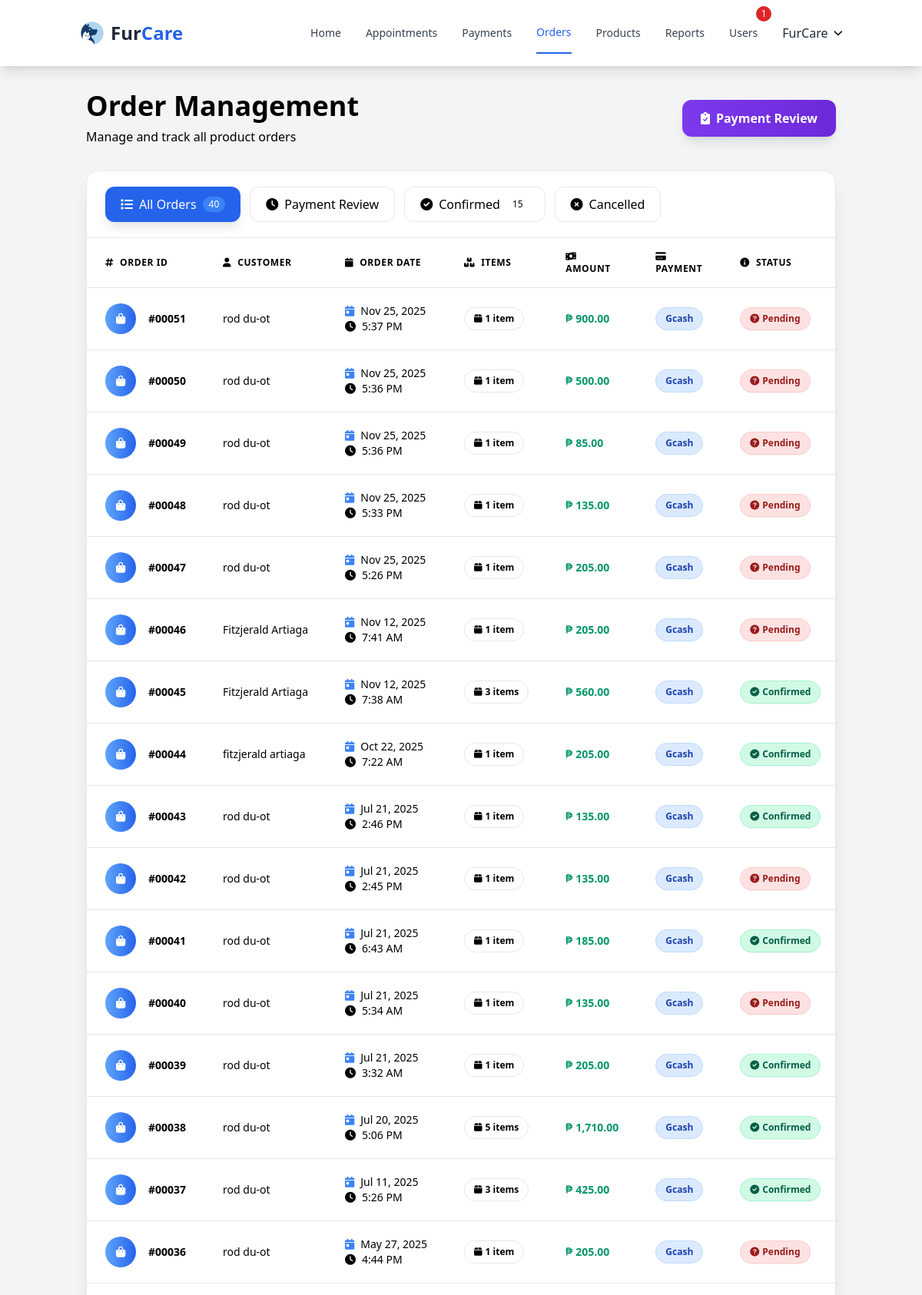
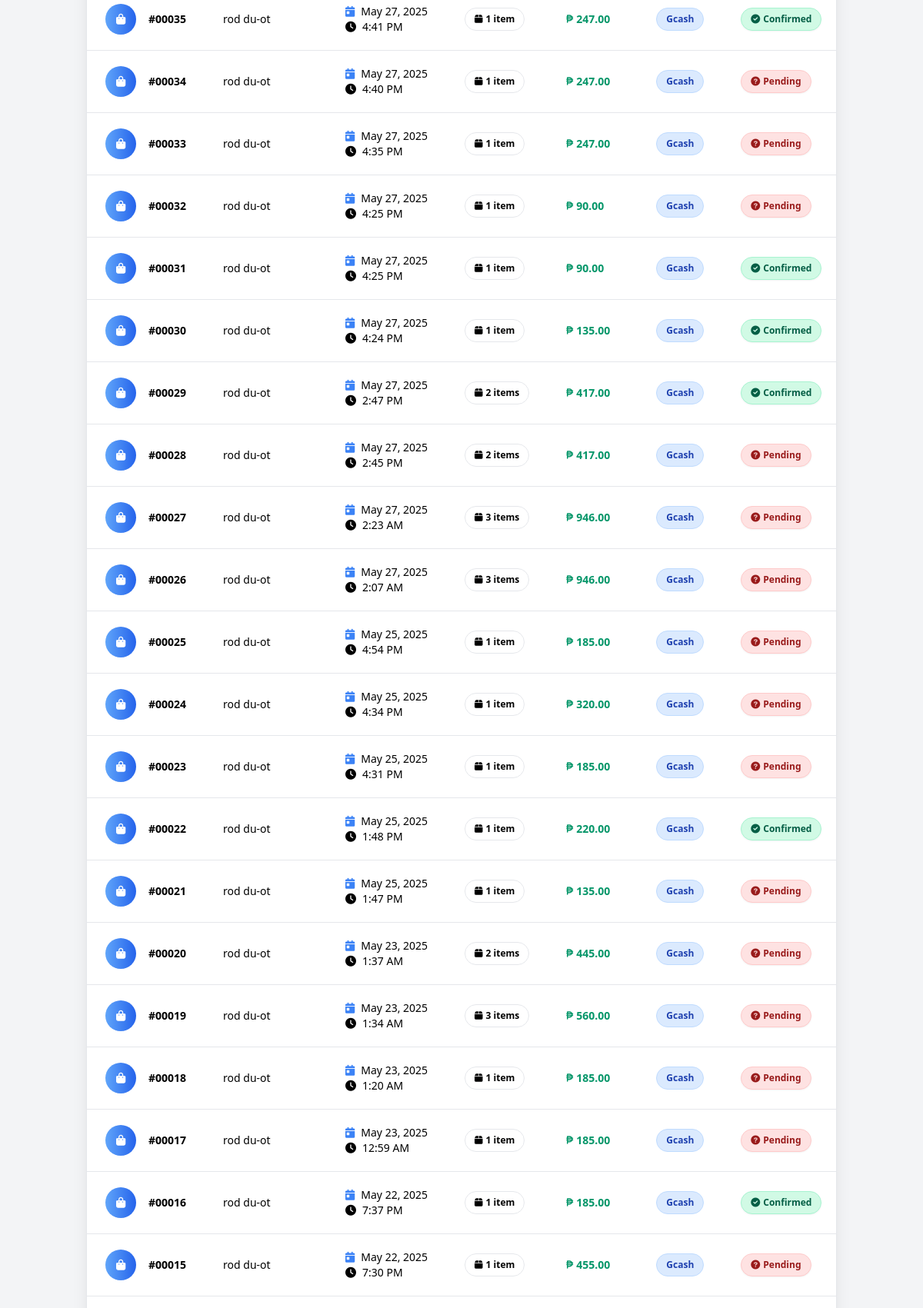
Screenshot of /admin/orders.php (signed in, upper part) with the database file from the repository (2 pictures, top to bottom).
### tables this page shows
CREATE TABLE `users` (
  `id` int(11) NOT NULL,
  `first_name` varchar(50) NOT NULL,
  `last_name` varchar(50) NOT NULL,
  `email` varchar(100) NOT NULL,
  `password` varchar(255) NOT NULL,
  `phone` varchar(20) DEFAULT NULL,
  `address` text DEFAULT NULL,
  `is_admin` tinyint(1) DEFAULT 0,
  `is_verified` tinyint(1) DEFAULT 0,
  `is_approved` tinyint(1) NOT NULL DEFAULT 0,
  `verification_code` varchar(100) DEFAULT NULL,
  `reset_token` varchar(100) DEFAULT NULL,
  `reset_token_expires` datetime DEFAULT NULL,
  `created_at` timestamp NOT NULL DEFAULT current_timestamp(),
  `updated_at` timestamp NOT NULL DEFAULT current_timestamp() ON UPDATE current_timestamp(),
  `remember_token` varchar(100) DEFAULT NULL,
  `remember_token_expires` datetime DEFAULT NULL
);

CREATE TABLE `orders` (
  `id` int(11) NOT NULL,
  `user_id` int(11) NOT NULL,
  `order_date` timestamp NOT NULL DEFAULT current_timestamp(),
  `total_amount` decimal(10,2) NOT NULL,
  `payment_method` varchar(50) DEFAULT NULL,
  `shipping_address` text DEFAULT NULL,
  `contact_number` varchar(20) DEFAULT NULL,
  `payment_reference` varchar(255) DEFAULT NULL,
  `payment_proof` varchar(255) DEFAULT NULL,
  `status` enum('pending','payment_review','confirmed','shipped','completed','cancelled') DEFAULT NULL
);

### admin/orders.php (the view, shortened to what the rows shown need)
<?php require_once __DIR__ . '/../includes/config.php'; ?>
<?php
$status = $_GET['status'] ?? 'all';
$sql = "
    SELECT o.id, o.order_date, o.total_amount, o.payment_method,
           o.payment_reference, o.status, u.first_name, u.last_name,
           COUNT(oi.id) AS item_count
    FROM orders o
    JOIN users u ON o.user_id = u.id
    LEFT JOIN order_items oi ON o.id = oi.order_id
";
$sql .= " GROUP BY o.id ORDER BY o.order_date DESC";
$stmt = $pdo->prepare($sql);
if ($status != 'all') {
    $stmt->execute(['status' => $status]);
} else {
    $stmt->execute();
}
$orders = $stmt->fetchAll(PDO::FETCH_ASSOC);
?>
<?php require_once __DIR__ . '/../includes/header.php'; ?>
<div class="min-h-screen bg-gradient-to-br from-slate-50 to-blue-50">
    <div class="container mx-auto px-6 py-8">
        <div class="mb-8">
            <div class="flex flex-col sm:flex-row sm:items-center sm:justify-between gap-4">
                <div>
                    <h1 class="text-4xl font-bold text-slate-800 mb-2">Order Management</h1>
                </div>
            </div>
        </div>
        <div class="bg-white rounded-2xl shadow-xl border border-slate-200 overflow-hidden">
            <div class="overflow-x-auto">
                <?php if (count($orders) === 0): ?>
                    <div class="text-center py-12">
                        <svg class="mx-auto h-16 w-16 text-gray-300" fill="none" viewBox="0 0 24 24" stroke="currentColor">
                            <path stroke-linecap="round" stroke-linejoin="round" stroke-width="1"
                                d="M16 11V7a4 4 0 00-8 0v4M5 9h14l1 12H4L5 9z" />
                        </svg>
                        <h3 class="mt-4 text-lg font-medium text-gray-900">No orders found</h3>
                        <p class="mt-2 text-sm text-gray-500">
                            <?php echo $status == 'all' ? 'No orders have been placed yet.' : 'No orders with this status.'; ?>
                        </p>
                    </div>
                <?php else: ?>
                    <table class="min-w-full divide-y divide-slate-200">
                        <thead class="bg-gradient-to-r from-slate-700 to-slate-800">
                            <tr>
                                <th class="px-6 py-4 text-left text-xs font-semibold text-black uppercase tracking-wider">
                                    <i class="fas fa-hashtag mr-2"></i>Order ID
                                </th>
                                <th class="px-6 py-4 text-left text-xs font-semibold text-black uppercase tracking-wider">
                                    <i class="fas fa-user mr-2"></i>Customer
                                </th>
                                <th class="px-6 py-4 text-left text-xs font-semibold text-black uppercase tracking-wider">
                                    <i class="fas fa-calendar mr-2"></i>Order Date
                                </th>
                                <th class="px-6 py-4 text-left text-xs font-semibold text-black uppercase tracking-wider">
                                    <i class="fas fa-boxes mr-2"></i>Items
                                </th>
                                <th class="px-6 py-4 text-left text-xs font-semibold text-black uppercase tracking-wider">
                                    <i class="fas fa-money-bill-wave mr-2"></i>Amount
                                </th>
                                <th class="px-6 py-4 text-left text-xs font-semibold text-black uppercase tracking-wider">
                                    <i class="fas fa-credit-card mr-2"></i>Payment
                                </th>
                                <th class="px-6 py-4 text-left text-xs font-semibold text-black uppercase tracking-wider">
                                    <i class="fas fa-info-circle mr-2"></i>Status
                                </th>
                            </tr>
                        </thead>
                        <tbody class="bg-white divide-y divide-slate-100">
                            <?php foreach ($orders as $order): ?>
                                <tr class="hover:bg-slate-50 transition-colors duration-150">
                                    <td class="px-6 py-5 whitespace-nowrap">
                                        <div class="flex items-center">
                                            <div class="flex-shrink-0 h-10 w-10">
                                                <div
                                                    class="h-10 w-10 rounded-full bg-gradient-to-r from-blue-400 to-blue-600 flex items-center justify-center">
                                                    <i class="fas fa-shopping-bag text-white text-sm"></i>
                                                </div>
                                            </div>
                                            <div class="ml-4">
                                                <div class="text-sm font-semibold text-slate-900">
                                                    #<?php echo str_pad($order['id'], 5, '0', STR_PAD_LEFT); ?>
                                                </div>
                                            </div>
                                        </div>
                                    </td>
                                    <td class="px-6 py-5 whitespace-nowrap">
                                        <div class="text-sm font-medium text-slate-900">
                                            <?php echo htmlspecialchars($order['first_name'] . ' ' . $order['last_name']); ?>
                                        </div>
                                    </td>
                                    <td class="px-6 py-5 whitespace-nowrap">
                                        <div class="text-sm font-medium text-slate-900 flex items-center">
                                            <i class="fas fa-calendar-day text-blue-500 mr-2"></i>
                                            <?php echo date('M j, Y', strtotime($order['order_date'])); ?>
                                        </div>
                                        <div class="text-sm text-slate-500 flex items-center">
                                            <i class="fas fa-clock text-slate-400 mr-2"></i>
                                            <?php echo date('g:i A', strtotime($order['order_date'])); ?>
                                        </div>
                                    </td>
                                    <td class="px-6 py-5 whitespace-nowrap">
                                        <span
                                            class="inline-flex items-center px-3 py-1.5 rounded-full text-xs font-semibold bg-slate-100 text-slate-800 border border-slate-200">
                                            <i class="fas fa-box mr-1"></i>
                                            <?php echo $order['item_count']; ?>
                                            <?php echo $order['item_count'] == 1 ? 'item' : 'items'; ?>
                                        </span>
                                    </td>
                                    <td class="px-6 py-5 whitespace-nowrap">
                                        <div class="text-sm font-semibold text-green-600 flex items-center">
                                            <i class="fas fa-peso-sign text-xs mr-1"></i>
                                            <?php echo number_format($order['total_amount'], 2); ?>
                                        </div>
                                    </td>
                                    <td class="px-6 py-5 whitespace-nowrap">
                                        <span class="inline-flex items-center px-3 py-1.5 rounded-full text-xs font-semibold
                                            <?php echo $order['payment_method'] == 'gcash' ? 'bg-blue-100 text-blue-800 border border-blue-200' :
                                                ($order['payment_method'] == 'maya' ? 'bg-green-100 text-green-800 border border-green-200' :
                                                    'bg-gray-100 text-gray-800 border border-gray-200'); ?>">
                                            <?php echo ucfirst($order['payment_method']); ?>
                                        </span>
                                    </td>
                                    <td class="px-6 py-5 whitespace-nowrap">
                                        <span class="inline-flex items-center px-3 py-1.5 rounded-full text-xs font-semibold shadow-sm
                                        <?php echo $order['status'] == 'confirmed' ? 'bg-green-100 text-green-800 border border-green-200' :
                                            ($order['status'] == 'payment_review' ? 'bg-yellow-100 text-yellow-800 border border-yellow-200' :
                                                ($order['status'] == 'completed' ? 'bg-blue-100 text-blue-800 border border-blue-200' :
                                                    ($order['status'] == 'processing' ? 'bg-purple-100 text-purple-800 border border-purple-200' :
                                                        ($order['status'] == 'shipped' ? 'bg-indigo-100 text-indigo-800 border border-indigo-200' :
                                                            'bg-red-100 text-red-800 border border-red-200')))); ?>">
                                            <?php
                                            $statusIcons = [
                                                'confirmed' => 'fas fa-check-circle',
                                                'payment_review' => 'fas fa-clock',
                                                'completed' => 'fas fa-check-double',
                                                'processing' => 'fas fa-spinner',
                                                'shipped' => 'fas fa-truck',
                                                'cancelled' => 'fas fa-times-circle'
                                            ];
                                            ?>
                                            <i
                                                class="<?php echo $statusIcons[$order['status']] ?? 'fas fa-question-circle'; ?> mr-1"></i>
                                            <?php echo ucwords(str_replace('_', ' ', $order['status'])); ?>
                                        </span>
                                    </td>
                                </tr>
                            <?php endforeach; ?>
                        </tbody>
                    </table>
                <?php endif; ?>
            </div>
        </div>
    </div>
</div>
<?php require_once __DIR__ . '/../includes/footer.php'; ?>

### includes/nav.php (shortened to what the rows shown need)
<?php
$current_page = basename($_SERVER['PHP_SELF']);
?>
<nav class="bg-white shadow-lg">
    <div class="container mx-auto px-4">
        <div class="flex justify-between items-center py-4">
            <div class="hidden md:flex items-center space-x-8">
                <?php if (isLoggedIn() && isAdmin()): ?>
                    <div class="hidden md:flex items-center space-x-8">
                        <a href="../admin/index.php"
                            class="text-sm font-medium <?= ($current_page == 'index.php') ? 'text-blue-600 border-b-2 border-blue-600 pb-4' : 'text-gray-700' ?> hover:text-blue-600 transition duration-300 py-4">
                            Home
                        </a>
                        <a href="../admin/appointments.php"
                            class="text-sm font-medium <?= ($current_page == 'appointments.php') ? 'text-blue-600 border-b-2 border-blue-600 pb-4' : 'text-gray-700' ?> hover:text-blue-600 transition duration-300 py-4 relative">
                            Appointments
                        </a>
                        <a href="../admin/payment-review.php"
                            class="text-sm font-medium <?= ($current_page == 'payment-review.php') ? 'text-blue-600 border-b-2 border-blue-600 pb-4' : 'text-gray-700' ?> hover:text-blue-600 transition duration-300 py-4 relative">
                            Payments
                        </a>
                        <a href="../admin/orders.php"
                            class="text-sm font-medium <?= ($current_page == 'orders.php') ? 'text-blue-600 border-b-2 border-blue-600 pb-4' : 'text-gray-700' ?> hover:text-blue-600 transition duration-300 py-4">
                            Orders
                        </a>
                        <a href="../admin/products.php"
                            class="text-sm font-medium <?= ($current_page == 'products.php') ? 'text-blue-600 border-b-2 border-blue-600 pb-4' : 'text-gray-700' ?> hover:text-blue-600 transition duration-300 py-4">
                            Products
                        </a>
                        <a href="../admin/reports.php"
                            class="text-sm font-medium <?= ($current_page == 'reports.php') ? 'text-blue-600 border-b-2 border-blue-600 pb-4' : 'text-gray-700' ?> hover:text-blue-600 transition duration-300 py-4">
                            Reports
                        </a>
                        <a href="../admin/manage-registrations.php"
                            class="text-sm font-medium <?= ($current_page == 'manage-registrations.php') ? 'text-blue-600 border-b-2 border-blue-600 pb-4' : 'text-gray-700' ?> hover:text-blue-600 transition duration-300 py-4 relative">
                            Users
                            <?php
                            $stmt = $pdo->prepare("SELECT COUNT(*) as pending_count FROM users WHERE is_approved = 0");
                            $stmt->execute();
                            $result = $stmt->fetch(PDO::FETCH_ASSOC);
                            $pending_reg_count = $result['pending_count'] ?? 0;
                            if ($pending_reg_count > 0): ?>
                                <span
                                    class="absolute -top-1 -right-2 bg-red-600 text-white text-xs rounded-full h-5 w-5 flex items-center justify-center font-medium transform translate-x-1/2 -translate-y-1/4">
                                    <?= $pending_reg_count ?>
                                </span>
                            <?php endif; ?>
                        </a>
                    </div>
                    <div class="relative group">
                        <button class="flex items-center space-x-2 focus:outline-none">
                            <span class="text-gray-800 text-md font-medium"><?php echo getUser()['first_name']; ?></span>
                            <i class="fas fa-chevron-down text-xs"></i>
                        </button>
                    </div>
                <?php endif; ?>
            </div>
        </div>
    </div>
</nav>

### rows the page displays
users: first_name "FurCare"
orders: id "00051", user.last_name "rod du-ot", order_date "Nov 25, 2025", order_date "5:37 PM", item_count "1", total_amount "900.00", payment_method "Gcash", status "Pending"
orders: id "00050", user.last_name "rod du-ot", order_date "Nov 25, 2025", order_date "5:36 PM", item_count "1", total_amount "500.00", payment_method "Gcash", status "Pending"
orders: id "00049", user.last_name "rod du-ot", order_date "Nov 25, 2025", order_date "5:36 PM", item_count "1", total_amount "85.00", payment_method "Gcash", status "Pending"
orders: id "00048", user.last_name "rod du-ot", order_date "Nov 25, 2025", order_date "5:33 PM", item_count "1", total_amount "135.00", payment_method "Gcash", status "Pending"
orders: id "00047", user.last_name "rod du-ot", order_date "Nov 25, 2025", order_date "5:26 PM", item_count "1", total_amount "205.00", payment_method "Gcash", status "Pending"
orders: id "00046", user.last_name "Fitzjerald Artiaga", order_date "Nov 12, 2025", order_date "7:41 AM", item_count "1", total_amount "205.00", payment_method "Gcash", status "Pending"
orders: id "00045", user.last_name "Fitzjerald Artiaga", order_date "Nov 12, 2025", order_date "7:38 AM", item_count "3", shows "items", total_amount "560.00", payment_method "Gcash", status "Confirmed"
orders: id "00044", user.last_name "fitzjerald artiaga", order_date "Oct 22, 2025", order_date "7:22 AM", item_count "1", total_amount "205.00", payment_method "Gcash", status "Confirmed"
orders: id "00043", user.last_name "rod du-ot", order_date "Jul 21, 2025", order_date "2:46 PM", item_count "1", total_amount "135.00", payment_method "Gcash", status "Confirmed"
orders: id "00042", user.last_name "rod du-ot", order_date "Jul 21, 2025", order_date "2:45 PM", item_count "1", total_amount "135.00", payment_method "Gcash", status "Pending"
orders: id "00041", user.last_name "rod du-ot", order_date "Jul 21, 2025", order_date "6:43 AM", item_count "1", total_amount "185.00", payment_method "Gcash", status "Confirmed"
orders: id "00040", user.last_name "rod du-ot", order_date "Jul 21, 2025", order_date "5:34 AM", item_count "1", total_amount "135.00", payment_method "Gcash", status "Pending"
orders: id "00039", user.last_name "rod du-ot", order_date "Jul 21, 2025", order_date "3:32 AM", item_count "1", total_amount "205.00", payment_method "Gcash", status "Confirmed"
orders: id "00038", user.last_name "rod du-ot", order_date "Jul 20, 2025", order_date "5:06 PM", item_count "5", shows "items", total_amount "1,710.00", payment_method "Gcash", status "Confirmed"
orders: id "00037", user.last_name "rod du-ot", order_date "Jul 11, 2025", order_date "5:26 PM", item_count "3", shows "items", total_amount "425.00", payment_method "Gcash", status "Confirmed"
orders: id "00036", user.last_name "rod du-ot", order_date "May 27, 2025", order_date "4:44 PM", item_count "1", total_amount "205.00", payment_method "Gcash", status "Pending"
orders: id "00035", user.last_name "rod du-ot", order_date "May 27, 2025", order_date "4:41 PM", item_count "1", total_amount "247.00", payment_method "Gcash", status "Confirmed"
orders: id "00034", user.last_name "rod du-ot", order_date "May 27, 2025", order_date "4:40 PM", item_count "1", total_amount "247.00", payment_method "Gcash", status "Pending"
orders: id "00033", user.last_name "rod du-ot", order_date "May 27, 2025", order_date "4:35 PM", item_count "1", total_amount "247.00", payment_method "Gcash", status "Pending"
orders: id "00032", user.last_name "rod du-ot", order_date "May 27, 2025", order_date "4:25 PM", item_count "1", total_amount "90.00", payment_method "Gcash", status "Pending"
orders: id "00031", user.last_name "rod du-ot", order_date "May 27, 2025", order_date "4:25 PM", item_count "1", total_amount "90.00", payment_method "Gcash", status "Confirmed"
orders: id "00030", user.last_name "rod du-ot", order_date "May 27, 2025", order_date "4:24 PM", item_count "1", total_amount "135.00", payment_method "Gcash", status "Confirmed"
orders: id "00029", user.last_name "rod du-ot", order_date "May 27, 2025", order_date "2:47 PM", item_count "2", shows "items", total_amount "417.00", payment_method "Gcash", status "Confirmed"
orders: id "00028", user.last_name "rod du-ot", order_date "May 27, 2025", order_date "2:45 PM", item_count "2", shows "items", total_amount "417.00", payment_method "Gcash", status "Pending"
orders: id "00027", user.last_name "rod du-ot", order_date "May 27, 2025", order_date "2:23 AM", item_count "3", shows "items", total_amount "946.00", payment_method "Gcash", status "Pending"
orders: id "00026", user.last_name "rod du-ot", order_date "May 27, 2025", order_date "2:07 AM", item_count "3", shows "items", total_amount "946.00", payment_method "Gcash", status "Pending"
orders: id "00025", user.last_name "rod du-ot", order_date "May 25, 2025", order_date "4:54 PM", item_count "1", total_amount "185.00", payment_method "Gcash", status "Pending"
orders: id "00024", user.last_name "rod du-ot", order_date "May 25, 2025", order_date "4:34 PM", item_count "1", total_amount "320.00", payment_method "Gcash", status "Pending"
orders: id "00023", user.last_name "rod du-ot", order_date "May 25, 2025", order_date "4:31 PM", item_count "1", total_amount "185.00", payment_method "Gcash", status "Pending"
orders: id "00022", user.last_name "rod du-ot", order_date "May 25, 2025", order_date "1:48 PM", item_count "1", total_amount "220.00", payment_method "Gcash", status "Confirmed"
orders: id "00021", user.last_name "rod du-ot", order_date "May 25, 2025", order_date "1:47 PM", item_count "1", total_amount "135.00", payment_method "Gcash", status "Pending"
orders: id "00020", user.last_name "rod du-ot", order_date "May 23, 2025", order_date "1:37 AM", item_count "2", shows "items", total_amount "445.00", payment_method "Gcash", status "Pending"
orders: id "00019", user.last_name "rod du-ot", order_date "May 23, 2025", order_date "1:34 AM", item_count "3", shows "items", total_amount "560.00", payment_method "Gcash", status "Pending"
orders: id "00018", user.last_name "rod du-ot", order_date "May 23, 2025", order_date "1:20 AM", item_count "1", total_amount "185.00", payment_method "Gcash", status "Pending"
orders: id "00017", user.last_name "rod du-ot", order_date "May 23, 2025", order_date "12:59 AM", item_count "1", total_amount "185.00", payment_method "Gcash", status "Pending"
orders: id "00016", user.last_name "rod du-ot", order_date "May 22, 2025", order_date "7:37 PM", item_count "1", total_amount "185.00", payment_method "Gcash", status "Confirmed"
orders: id "00015", user.last_name "rod du-ot", order_date "May 22, 2025", order_date "7:30 PM", item_count "1", total_amount "455.00", payment_method "Gcash", status "Pending"

### other values shown
$pending_reg_count "1"
$totalCount "40"
$statusCounts['confirmed'] "15"
